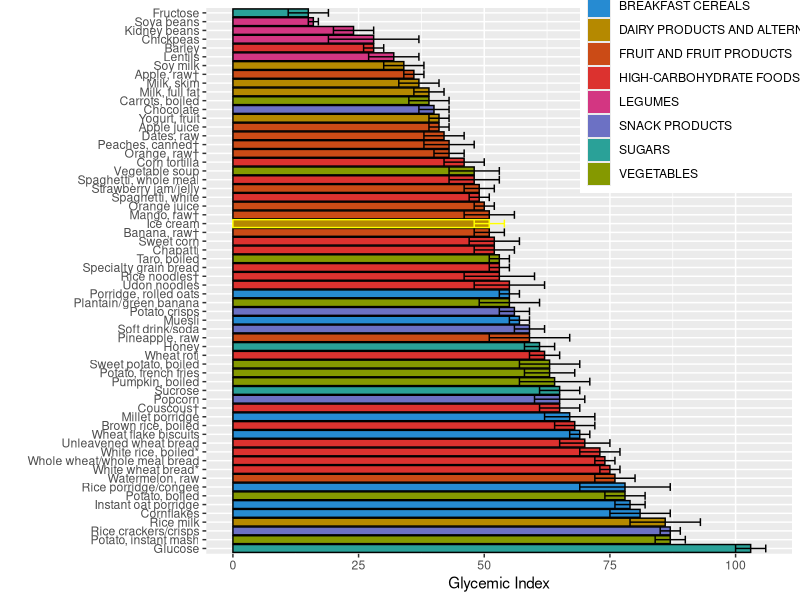

Generate this figure with R:
library(tidyverse)
library(readxl)
library(forcats)
library(ggthemes)

raw_data <- read_excel("data.xlsx",sheet = "data")

#Data from https://www.health.harvard.edu/diseases-and-conditions/glycemic-index-and-glycemic-load-for-100-foods
clean_data <- raw_data %>%
  mutate(
    Glycemic_index = str_replace_all(`Glycemic Index`,
                                 pattern =  "(?s) .*",
                                 replacement = "") %>%
      as.numeric(),
    Glycemic_index_range = str_replace_all(`Glycemic Index`,
                                           pattern =  ".* (?s)",
                                           replacement = "")%>%
      as.numeric()
  ) %>%
  mutate(Glycemic_index_low = Glycemic_index - Glycemic_index_range,
         Glycemic_index_high = Glycemic_index + Glycemic_index_range) %>%
  mutate(Food = fct_reorder(Food,-Glycemic_index)) %>%
  mutate(`Ice cream` = (Food == "Ice cream"))

ggplot(clean_data, 
       aes(x=Food,y=Glycemic_index,fill = Category,color = `Ice cream`))+
  geom_bar(stat="identity")+
  geom_errorbar(aes(ymin = Glycemic_index_low,
                ymax = Glycemic_index_high)) +
  scale_fill_solarized()+
  scale_color_manual(values = c("black","yellow"),guide="none")+
  coord_flip()+
  xlab("")+
  theme(legend.title = element_blank(),
        legend.position = c(0.87, 0.85))+
  ylab("Glycemic Index")

